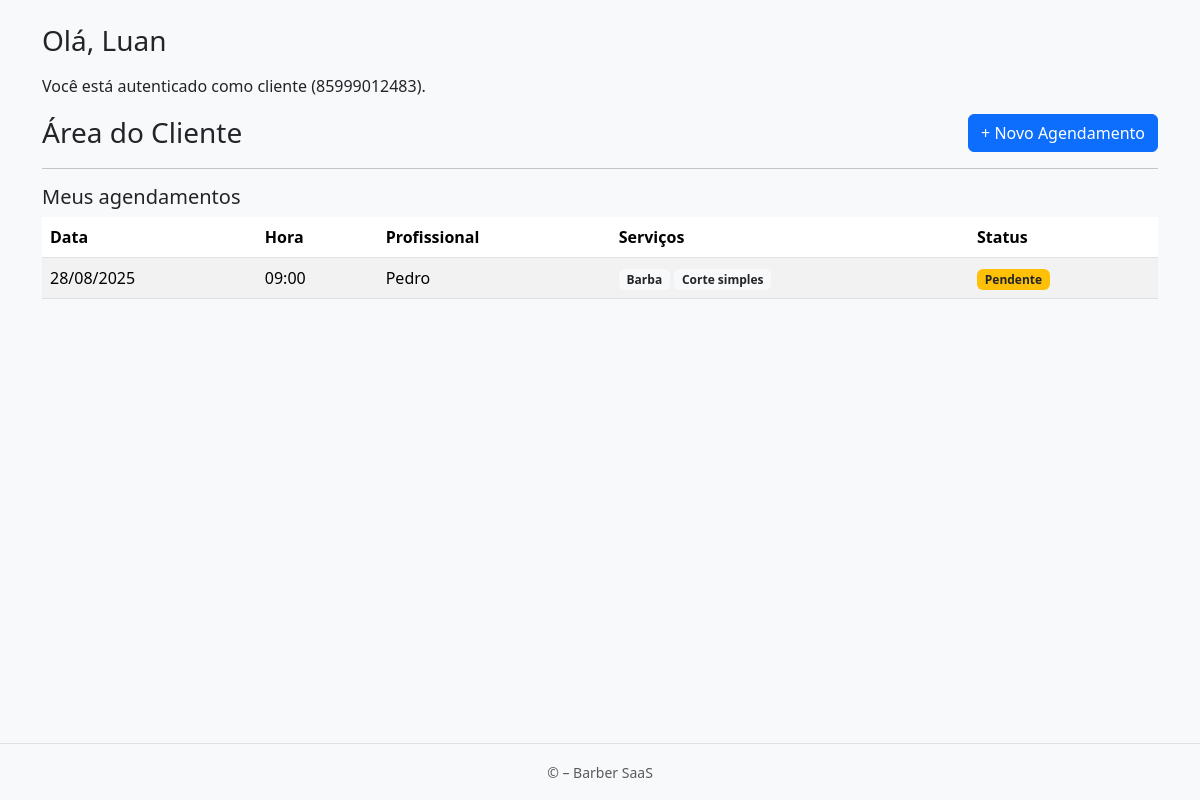
Page /client/dashboard/ (signed in) on the earlier database version.
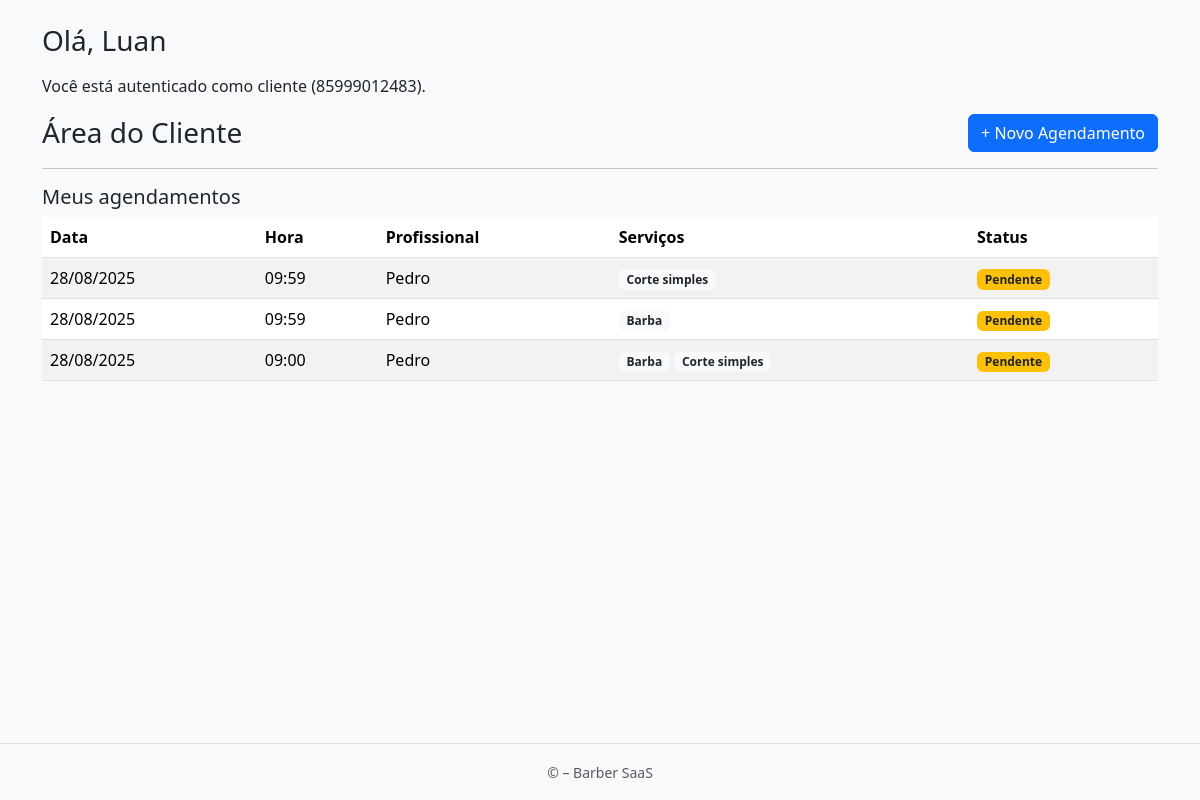
Same page on the later database version.
### apps/appointments/models.py (models this page shows, shortened)
class Agendamento(models.Model):
    cliente = models.ForeignKey(
        settings.AUTH_USER_MODEL,
        on_delete=models.CASCADE,
        related_name="agendamentos"
    )
    loja = models.ForeignKey("cadastro.Loja", on_delete=models.CASCADE, related_name="agendamentos")
    funcionario = models.ForeignKey("cadastro.Funcionario", on_delete=models.CASCADE, related_name="agendamentos")
    servicos = models.ManyToManyField("cadastro.Servico", related_name="agendamentos")
    data = models.DateField()
    hora = models.TimeField()
    criado_em = models.DateTimeField(auto_now_add=True)
    confirmado = models.BooleanField(default=False)

### apps/cadastro/models.py (models this page shows, shortened)
class Funcionario(models.Model):
    class Cargo(models.TextChoices):
        BARBEIRO = 'barbeiro', 'Barbeiro'
        CABELEIREIRO = 'cabeleireiro', 'Cabeleireiro(a)'
        MANICURE = 'manicure', 'Manicure/Pedicure'
        ESTETICISTA = 'esteticista', 'Esteticista'
        SOMBRANCELHA = 'sobrancelha', 'Designer de Sobrancelha'
        RECEPCAO = 'recepcao', 'Recepção'
        OUTRO = 'outro', 'Outro'
    phone_regex = RegexValidator(
        r'^\+?\d{10,15}$',
        'Informe telefone no formato internacional, ex.: +5585...'
    )
    loja = models.ForeignKey('Loja', on_delete=models.CASCADE, related_name='funcionarios')
    nome = models.CharField(max_length=120)
    cargo = models.CharField(max_length=20, choices=Cargo.choices, default=Cargo.BARBEIRO)
    email = models.EmailField(blank=True, null=True)
    telefone = models.CharField(max_length=17, blank=True, null=True, validators=[phone_regex])
    slug = models.SlugField(max_length=160, blank=True)
    ativo = models.BooleanField(default=True)
    criado_em = models.DateTimeField(auto_now_add=True)
    atualizado_em = models.DateTimeField(auto_now=True)
    class Meta:
        verbose_name = 'Funcionário'
        verbose_name_plural = 'Funcionários'
        unique_together = (('loja', 'slug'),)
        ordering = ('nome',)

class Servico(models.Model):
    loja = models.ForeignKey(Loja, on_delete=models.CASCADE, related_name='servicos')
    nome = models.CharField(max_length=160)
    slug = models.SlugField(max_length=180, blank=True)
    descricao = models.TextField(blank=True)
    duracao_minutos = models.PositiveSmallIntegerField(validators=[MinValueValidator(1)], default=30)
    preco = models.DecimalField(max_digits=10, decimal_places=2, validators=[MinValueValidator(0)])
    profissionais = models.ManyToManyField('Funcionario', related_name='servicos', blank=True)
    ativo = models.BooleanField(default=True)
    criado_em = models.DateTimeField(auto_now_add=True)
    atualizado_em = models.DateTimeField(auto_now=True)
    class Meta:
        verbose_name = "Serviço"
        verbose_name_plural = "Serviços"
        ordering = ("nome",)
        unique_together = (("loja", "slug"),)

### apps/accounts/views.py (the view)
# urls.py: path('client/dashboard/', views.client_dashboard, name='client_dashboard'),
@login_required
def client_dashboard(request):
    loja = None
    shop_slug = request.session.get('shop_slug') or request.GET.get('shop')
    if shop_slug:
        from apps.cadastro.models import Loja
        loja = Loja.objects.filter(slug=shop_slug, ativa=True).first()
    agendamentos = Agendamento.objects.filter(cliente=request.user)
    if loja:
        agendamentos = agendamentos.filter(loja=loja)
    agendamentos = agendamentos.select_related("funcionario", "loja").prefetch_related("servicos").order_by("-data", "-hora")
    return render(
        request,
        "accounts/client_dashboard.html",
        {
            "loja": loja,
            "agendamentos": agendamentos,
        }
    )

### apps/accounts/templates/accounts/client_dashboard.html (shortened to what this page needs)
{% extends "accounts/base_client.html" %}
{% block content %}
<h3 class="mb-3">Olá, {{ request.user.full_name|default:"Cliente" }}</h3>
<p>Você está autenticado como cliente ({{ request.user.phone }}).</p>
<div id="client-dashboard-fragment">
  {% include "accounts/partials/client_dashboard.html" %}
</div>
{% endblock %}

### apps/accounts/templates/accounts/partials/client_dashboard.html
<div class="d-flex justify-content-between align-items-center mb-3">
  <h3 class="m-0">Área do Cliente</h3>
  <a href="{% url 'appointments:agendamento_start' %}"
     class="btn btn-primary">
    + Novo Agendamento
  </a>
</div>
{% if agendamentos %}
  <hr>
  <h5>Meus agendamentos</h5>
  <table class="table table-striped">
    <thead>
      <tr>
        <th>Data</th>
        <th>Hora</th>
        <th>Profissional</th>
        <th>Serviços</th>
        <th>Status</th>
      </tr>
    </thead>
    <tbody>
      {% for ag in agendamentos %}
      <tr>
        <td>{{ ag.data|date:"d/m/Y" }}</td>
        <td>{{ ag.hora|time:"H:i" }}</td>
        <td>{{ ag.funcionario.nome }}</td>
        <td>
          {% for s in ag.servicos.all %}
            <span class="badge bg-light text-dark">{{ s.nome }}</span>
          {% endfor %}
        </td>
        <td>
          {% if ag.confirmado %}
            <span class="badge bg-success">Confirmado</span>
          {% else %}
            <span class="badge bg-warning text-dark">Pendente</span>
          {% endif %}
        </td>
      </tr>
      {% endfor %}
    </tbody>
  </table>
{% else %}
  <p class="text-muted">Você ainda não possui agendamentos.</p>
{% endif %}

Differences in the rows shown:
added Agendamento: data "28/08/2025", hora "09:59", funcionario.nome "Pedro", confirmado "Pendente", Servico (nome "Corte simples")
added Agendamento: data "28/08/2025", hora "09:59", funcionario.nome "Pedro", confirmado "Pendente", Servico (nome "Barba")
